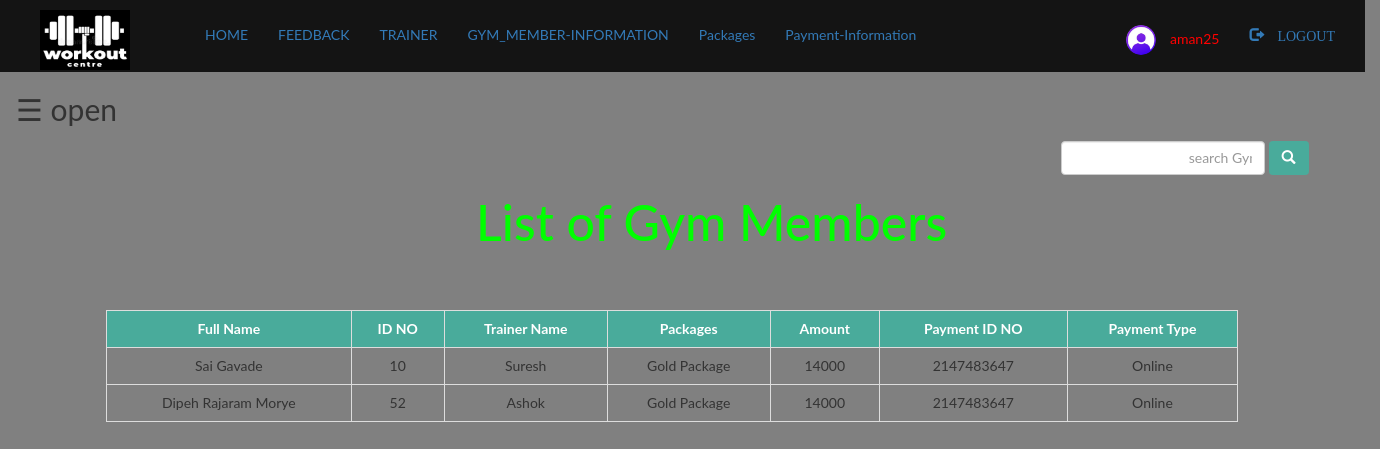
The app's page /Admin/payment_info.php (signed in) with its own data.
### tables this page shows
CREATE TABLE `payment` (
  `fullname` text NOT NULL,
  `id_no` int(100) NOT NULL,
  `trainer` varchar(100) NOT NULL,
  `package` varchar(100) NOT NULL,
  `amount` int(100) NOT NULL,
  `payment_id` int(100) NOT NULL,
  `payment_type` varchar(100) NOT NULL
);

### Admin/payment_info.php (the view, shortened to what this page needs)
<?php
 include "connection.php";
 include "navbar.php";
?>
<!DOCTYPE html>
<html>
<head>
        <link rel="stylesheet" type="text/css" href="style-1.css">
             <link rel="stylesheet" href="https://maxcdn.bootstrapcdn.com/bootstrap/3.3.7/css/bootstrap.min.css">
</head>
<body style="background-color:grey; " >
<div id="main">
  <span style="font-size:30px;cursor:pointer" onclick="openNav()">&#9776; open</span>
<div style="margin-left:90px; ">
        <div class="search_b">
                <form class="navbar-form" method="post" name="t_searchbar">
                        <div>
                                <input type="text" class="form-control" name="search" placeholder="
                                search Gym Member..." required="">
                                <button style="background-color:#49ab9b ; color:white;" type="submit" name="submit"
                                 class="btn btn=default">
                                <span class="glyphicon glyphicon-search"> </span>
                                </button>
                        </div>
                </form>
        </div>
<h1 style="margin-left:370px; font-size:50px; color:lime; margin-bottom:20px;"> List of Gym Members</h1>
<br>
<br>
<?php
        if(isset($_POST['submit']))
        {
                $q=mysqli_query($db,"SELECT fullname , id_no , trainer , package , amount , payment_id , payment_type FROM `payment`
                where firstname like '%$_POST[search]%'
                 OR id_no like '%$_POST[search]%'
                 OR trainer like '%$_POST[search]%'
                 OR package like '%$_POST[search]%'
                 OR amount like '%$_POST[search]%'
                 OR payment_id like '%$_POST[search]%'
                 OR payment_type like '%$_POST[search]%'
                  ");
                if (mysqli_num_rows($q)==0)
                {
                        echo "sorry No member found , please try searching again!!";
                }
                else{
                        echo "<table class='table table-bordered table-hover ' style='width:90%;' >";
                                echo "<tr style='background-color:#49ab9b; color:white;'>";
                                echo "<th>"; echo "Full Name";  echo "</th>";
                                echo "<th>"; echo "ID NO ";  echo "</th>";
                                echo "<th>"; echo "Trainer Name";  echo "</th>";
                                echo "<th>"; echo "Packages";  echo "</th>";
                                echo "<th>"; echo "Amount";  echo "</th>";
                                echo "<th>"; echo "Payment ID NO";  echo "</th>";
                                echo "<th>"; echo "Payment Type";  echo "</th>";
                        echo "</tr>";
                        while($row=mysqli_fetch_assoc($q))
                        {
                               echo "<tr>";
                                echo "<td>"; echo $row['fullname']; echo "</td>";
                                echo "<td>"; echo $row['id_no']; echo "</td>";
                                echo "<td>"; echo $row['trainer']; echo "</td>";
                                echo "<td>"; echo $row['package']; echo "</td>";
                                echo "<td>"; echo $row['amount']; echo "</td>";
                                echo "<td>"; echo $row['payment_id']; echo "</td>";
                                echo "<td>"; echo $row['payment_type']; echo "</td>";
                        echo "</tr>";
                        }
                        echo "</table>";
                }
        }
        else{
                $res=mysqli_query($db,"SELECT fullname , id_no , trainer , package , amount , payment_id , payment_type  FROM `payment` ORDER BY `payment`.`id_no` ASC;");
                echo "<table class='table table-bordered table-hover ' style='width:90%;' >";
                        echo "<tr style='background-color:#49ab9b; color:white;'>";
                                echo "<th>"; echo "Full Name";	echo "</th>";
                                echo "<th>"; echo "ID NO ";  echo "</th>";
                                echo "<th>"; echo "Trainer Name";  echo "</th>";
                                echo "<th>"; echo "Packages";  echo "</th>";
                                echo "<th>"; echo "Amount";  echo "</th>";
                                echo "<th>"; echo "Payment ID NO";  echo "</th>";
                                echo "<th>"; echo "Payment Type";  echo "</th>";
                        echo "</tr>";
                while($row=mysqli_fetch_assoc($res))
                {
                        echo "<tr>";
                                echo "<td>"; echo $row['fullname']; echo "</td>";
                                echo "<td>"; echo $row['id_no']; echo "</td>";
                                echo "<td>"; echo $row['trainer']; echo "</td>";
                                echo "<td>"; echo $row['package']; echo "</td>";
                                echo "<td>"; echo $row['amount']; echo "</td>";
                                echo "<td>"; echo $row['payment_id']; echo "</td>";
                                echo "<td>"; echo $row['payment_type']; echo "</td>";
                        echo "</tr>";
        }
        echo "</table>";
        }
 ?>
</div>
</body>
</html>

### Admin/style-1.css (style rules this page uses)
form input { height: 22px; width: 300px; }

### Admin/payment_info.php (style rules this page uses)
body { font-family: "Lato", sans-serif; transition: background-color .5s; }
#main { transition: margin-left .5s; padding: 16px; }
.search_b { margin-top: 10px; margin-left: 940px; margin-bottom: 5px; margin-right: 20px; }
th { text-align: center; }
td { text-align:center; }

### records on screen
payment: fullname "Sai Gavade", id_no "10", trainer "Suresh", package "Gold Package", amount "14000", payment "2147483647", payment_type "Online"
payment: fullname "Dipeh Rajaram Morye", id_no "52", trainer "Ashok", package "Gold Package", amount "14000", payment "2147483647", payment_type "Online"

### other values on screen
$_SESSION['login_user'] "aman25"
